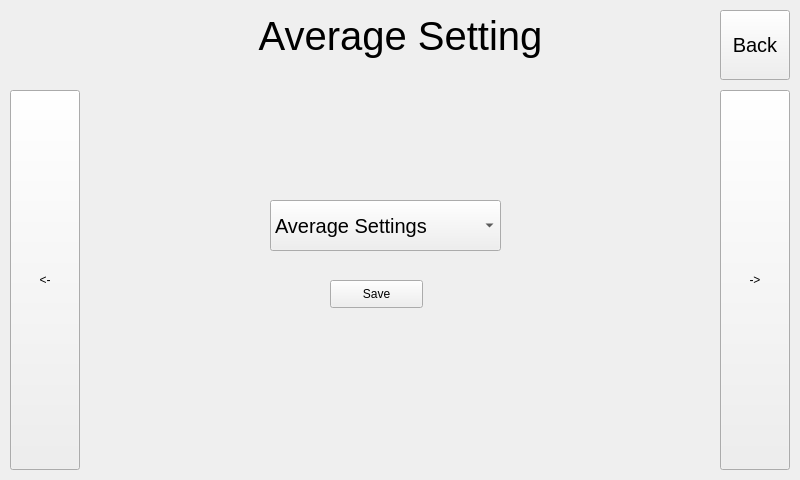
<?xml version="1.0" encoding="UTF-8"?>
<ui version="4.0">
 <class>AvgSettingForm</class>
 <widget class="QWidget" name="AvgSettingForm">
  <property name="geometry">
   <rect>
    <x>0</x>
    <y>0</y>
    <width>800</width>
    <height>480</height>
   </rect>
  </property>
  <property name="windowTitle">
   <string>Form</string>
  </property>
  <widget class="QPushButton" name="closeButton">
   <property name="geometry">
    <rect>
     <x>720</x>
     <y>10</y>
     <width>70</width>
     <height>70</height>
    </rect>
   </property>
   <property name="font">
    <font>
     <pointsize>15</pointsize>
    </font>
   </property>
   <property name="text">
    <string>Back</string>
   </property>
  </widget>
  <widget class="QPushButton" name="moveLeftButton">
   <property name="geometry">
    <rect>
     <x>10</x>
     <y>90</y>
     <width>70</width>
     <height>380</height>
    </rect>
   </property>
   <property name="text">
    <string>&lt;-</string>
   </property>
  </widget>
  <widget class="QPushButton" name="moveRightButton">
   <property name="geometry">
    <rect>
     <x>720</x>
     <y>90</y>
     <width>70</width>
     <height>380</height>
    </rect>
   </property>
   <property name="text">
    <string>-&gt;</string>
   </property>
  </widget>
  <widget class="QLabel" name="label">
   <property name="geometry">
    <rect>
     <x>10</x>
     <y>0</y>
     <width>781</width>
     <height>71</height>
    </rect>
   </property>
   <property name="font">
    <font>
     <pointsize>30</pointsize>
    </font>
   </property>
   <property name="text">
    <string>Average Setting</string>
   </property>
   <property name="alignment">
    <set>Qt::AlignCenter</set>
   </property>
  </widget>
  <widget class="QComboBox" name="comboBox">
   <property name="geometry">
    <rect>
     <x>270</x>
     <y>200</y>
     <width>231</width>
     <height>51</height>
    </rect>
   </property>
   <property name="font">
    <font>
     <pointsize>15</pointsize>
    </font>
   </property>
   <item>
    <property name="text">
     <string>Average Settings</string>
    </property>
   </item>
   <item>
    <property name="text">
     <string>10 seconds</string>
    </property>
   </item>
   <item>
    <property name="text">
     <string>1 minute</string>
    </property>
   </item>
   <item>
    <property name="text">
     <string>5 minutes</string>
    </property>
   </item>
   <item>
    <property name="text">
     <string>1 hour</string>
    </property>
   </item>
  </widget>
  <widget class="QPushButton" name="saveButton">
   <property name="geometry">
    <rect>
     <x>330</x>
     <y>280</y>
     <width>93</width>
     <height>28</height>
    </rect>
   </property>
   <property name="text">
    <string>Save</string>
   </property>
  </widget>
  <zorder>label</zorder>
  <zorder>closeButton</zorder>
  <zorder>moveLeftButton</zorder>
  <zorder>moveRightButton</zorder>
  <zorder>comboBox</zorder>
  <zorder>saveButton</zorder>
 </widget>
 <resources/>
 <connections/>
</ui>
